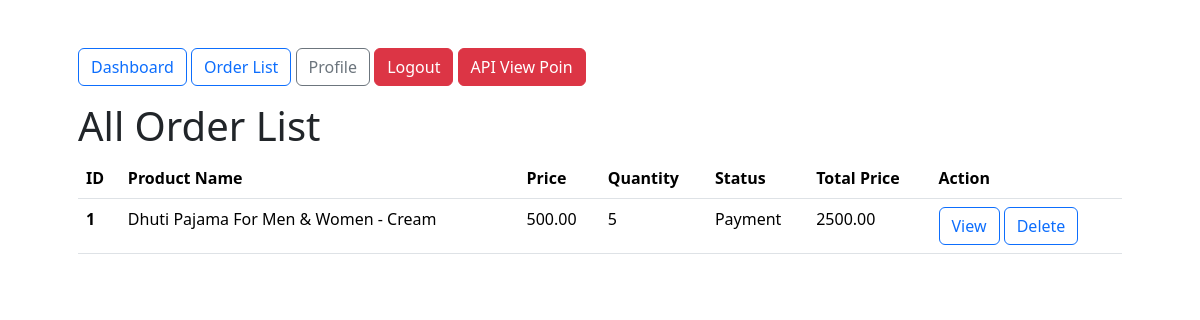
Page /order/ (signed in) on the committed database.
### order/models.py (models this page shows, shortened)
class Order(models.Model):
    STATUS = {
        ('Pending', 'Pending'),
        ('Payment', 'Payment'),
        ('Waiting', 'Waiting'),
        ('Working', 'Working'),
        ('Complete', 'Complete'),
        ('Delivery', 'Delivery'),
        ('Cancel', 'Cancel'),
    }
    product_title = models.CharField(max_length=500)
    product_price = models.DecimalField(decimal_places=2, max_digits=6)
    quantity = models.PositiveIntegerField(default=1)
    status = models.CharField(choices=STATUS, max_length=20, default='Pending')
    total_price = models.DecimalField(decimal_places=2, max_digits=6, blank=True, null=True)
    order_date = models.DateTimeField(auto_now_add=True)
    update_date = models.DateTimeField(auto_now=True)

### order/views.py (the view)
# urls.py: path('', order_list, name='order_list'),
def order_list(request):
    orders = Order.objects.all()
    return render(request, 'order/order_list.html', {'orders': orders})

### templates/order/order_list.html (shortened to what this page needs)
{% extends '../dashboard.html' %}
{% block dashboard_body %}
<div>
    <h1>All Order List</h1>
    <table class="table">
        <thead>
          <tr>
            <th scope="col">ID</th>
            <th scope="col">Product Name</th>
            <th scope="col">Price</th>
            <th scope="col">Quantity</th>
            <th scope="col">Status</th>
            <th scope="col">Total Price</th>
            <th scope="col">Action</th>
          </tr>
        </thead>
        <tbody>
          {% for order in orders %}
          <tr>
            <th scope="row">{{order.id}}</th>
            <td>{{order.product_title}}</td>
            <td>{{order.product_price}}</td>
            <td>{{order.quantity}}</td>
            <td>{{order.status}}</td>
            <td>{{order.total_price}}</td>
            <td>
                <a href="{% url 'view_order' %}" class="btn btn-outline-primary">View</a>
                <a href="" class="btn btn-outline-primary">Delete</a>
            </td>
          </tr>
          {% endfor %}
        </tbody>
      </table>
</div>
{% endblock dashboard_body %}

### rows in the picture
Order: id "1", product_title "Dhuti Pajama For Men & Women - Cream", product_price "500.00", quantity "5", status "Payment", total_price "2500.00"
